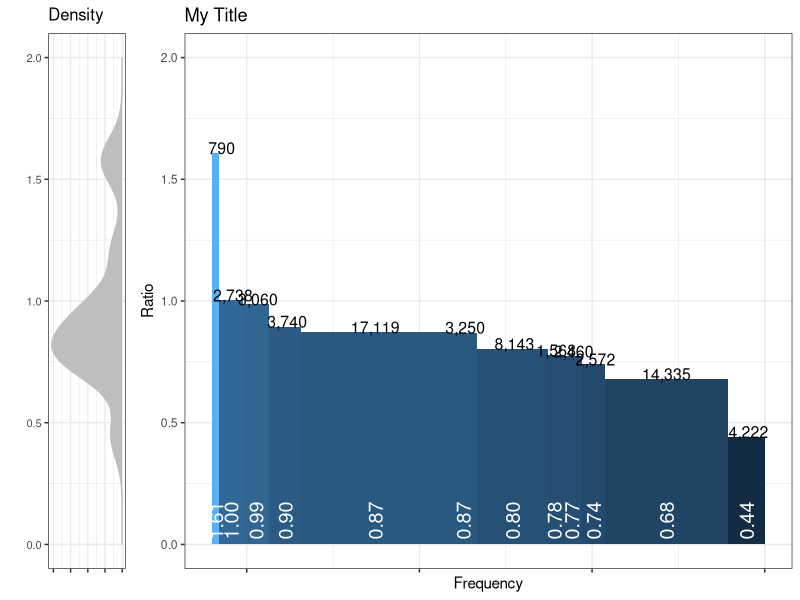

The R script that drew this image:

rm(list=ls())
library(ggplot2)
library(gridExtra)
library(dplyr)

df<-structure(list(ratio = c(0.442, 0.679, 0.74, 0.773, 0.777, 
                                 0.8036, 0.87, 0.871, 0.895, 0.986, 1.003, 1.2054, 1.546, 1.6072
), width = c(4222L, 14335L, 2572L, 2460L, 1568L, 8143L, 3250L, 
             17119L, 3740L, 3060L, 2738L, 1L, 1L, 790L)
, w = c(4222L, 18557L, 21129L, 23589L, 25157L, 33300L, 36550L, 53669L, 57409L, 60469L
        , 63207L, 63208L, 63209L, 63999L)
, wm = c(0L, 4222L, 18557L, 21129L
         , 23589L, 25157L, 33300L, 36550L, 53669L, 57409L, 60469L, 63207L, 
         63208L, 63209L)
, wt = c(2111, 11389.5, 19843, 22359, 24373, 29228.5, 
         34925, 45109.5, 55539, 58939
         , 61838, 63207.5, 63208.5, 63604) 
, mainbuckets = c(" 4,222", "14,335", " 2,572", " 2,460", " 1,568", 
                " 8,143", " 3,250", "17,119", " 3,740", " 3,060", " 2,738", 
                "", "", "   790")
, mainbucketsULR = c("0.44", "0.68", "0.74"
                     , "0.77", "0.78", "0.80", "0.87", "0.87", "0.90", "0.99", "1.00", 
                     "", "", "1.61"))
, .Names = c("ratio", "width", "w", "wm", 
             "wt", "mainbuckets", "mainbucketsULR")
, class = c("tbl_df", "tbl", 
"data.frame"), row.names = c(NA, -14L))

textsize<-4

p1<-
  ggplot(df, aes(ymin=0)) + 
  geom_rect(aes(xmin = wm, xmax = w, ymax = ratio, fill = ratio)) +
  scale_x_reverse() +
  geom_text(aes(x = wt, y = ratio+0.02, label = mainbuckets),size=textsize,color="black") +
  geom_text(aes(x = wt, y = 0.02, label = mainbucketsULR),size=textsize+1,color="white",hjust=0,angle=90) +
  xlab("Frequency") +
  ylab("Ratio") +
  ggtitle(paste("My Title")) +
  theme_bw() +
  theme(legend.position = "none"
        ,axis.text.x=element_blank())


p2<-ggplot(df, aes(ratio,fill=width,ymin=0)) + geom_density(color="grey",fill="grey") +
  ggtitle("Density") +
  xlab("") +
  ylab("") +
  theme_bw() +
  coord_flip()+
  scale_y_reverse() +
  theme(text=element_text(size=10)
        ,axis.text.x=element_blank()
        ,legend.position="none"
        #,axis.text.y=element_blank()
  )


limits <- c(0, 2)
breaks <- seq(limits[1], limits[2], by=.5)

# assign common axis to both plots
p1.common.y <- p1 + scale_y_continuous(limits=limits, breaks=breaks)
p2.common.y <- p2 + scale_x_continuous(limits=limits, breaks=breaks)

# At this point, they have the same axis, but the axis lengths are unequal, so ...

# build the plots 
p1.common.y <- ggplot_gtable(ggplot_build(p1.common.y))
p2.common.y <- ggplot_gtable(ggplot_build(p2.common.y))

# copy the plot height from p1 to p2
p2.common.y$heights <- p1.common.y$heights

grid.arrange(p2.common.y,p1.common.y,ncol=2,widths=c(1,5))


